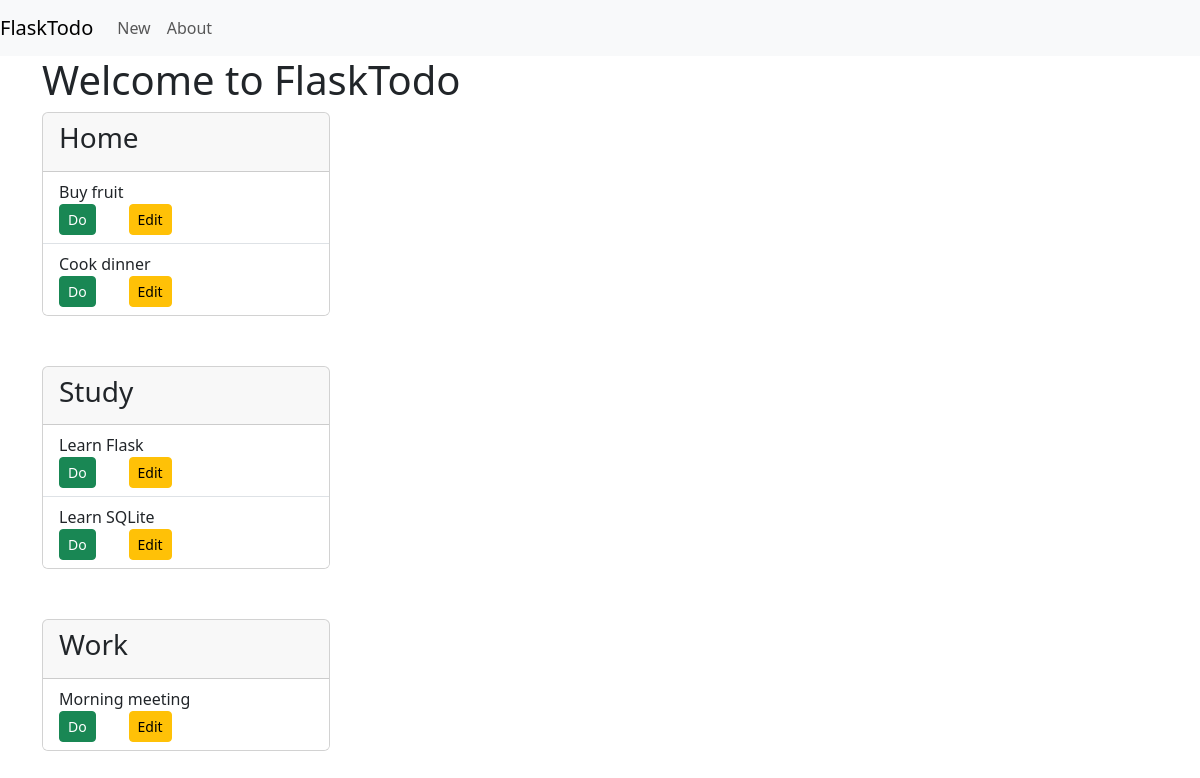
The page /index on the database as committed earlier.
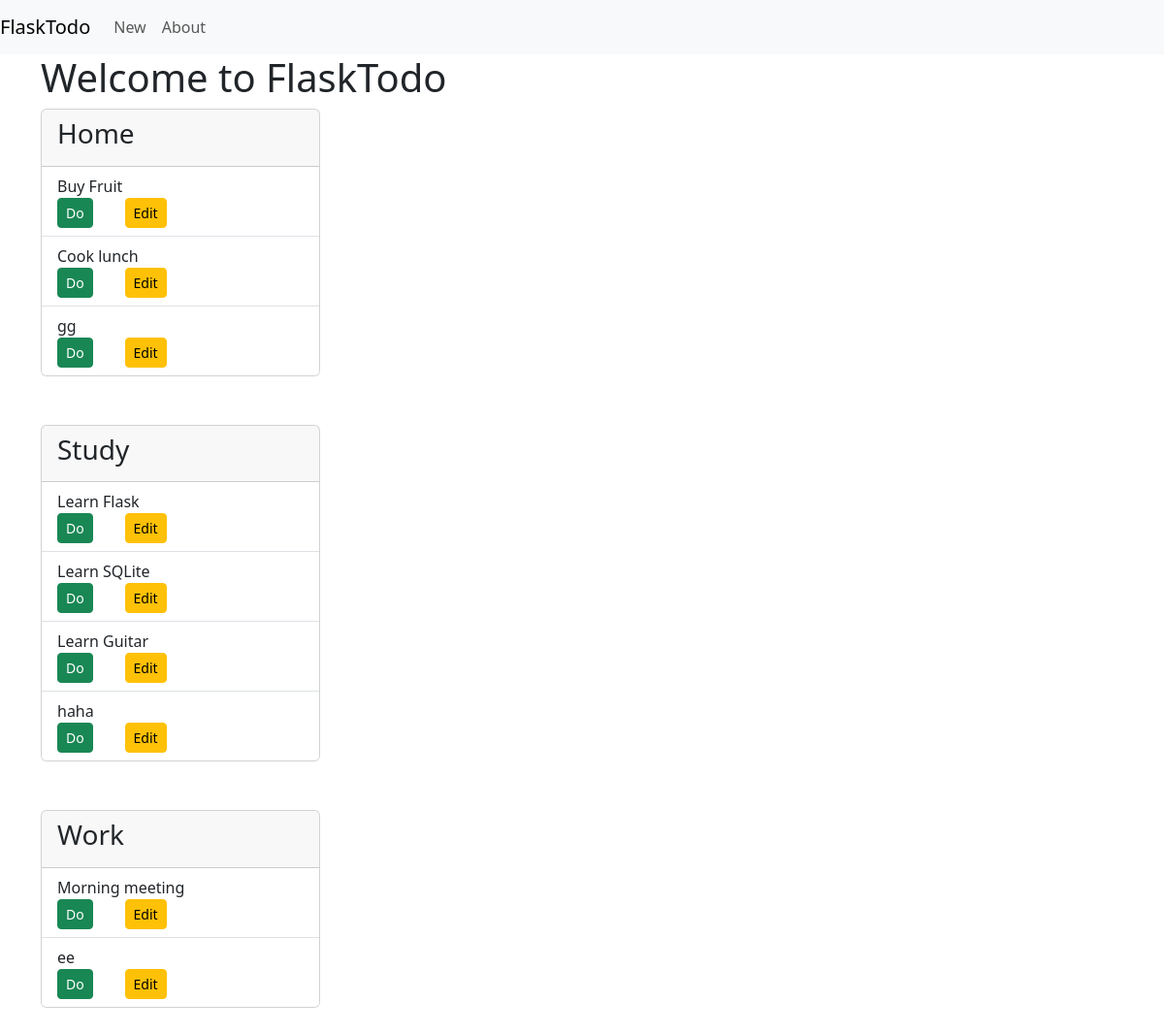
The same page on the database as committed later.
### tables this page shows
CREATE TABLE items (
    id INTEGER PRIMARY KEY AUTOINCREMENT,
    list_id INTEGER NOT NULL,
    created TIMESTAMP NOT NULL DEFAULT CURRENT_TIMESTAMP,
    content TEXT NOT NULL,
    done INTEGER NOT NULL DEFAULT 0,
    FOREIGN KEY (list_id) REFERENCES lists (id)
);

CREATE TABLE lists (
    id INTEGER PRIMARY KEY AUTOINCREMENT,
    created TIMESTAMP NOT NULL DEFAULT CURRENT_TIMESTAMP,
    title TEXT NOT NULL
);

### app.py (the view)
@app.route('/')
@app.route('/index')
def index():
    conn = get_db_connection()
    todos = conn.execute(
        'SELECT i.id, i.done, i.content, l.title FROM items i JOIN lists l ON i.list_id = l.id ORDER BY l.title;'
    ).fetchall()
    lists = {}
    for key, group in groupby(todos, key=lambda row: row['title']):
        lists[key] = list(group)
    conn.close()
    return render_template('index.html', lists=lists)

### app.py (called while the page is built)
def get_db_connection():
    conn = sqlite3.connect('database.db')
    conn.row_factory = sqlite3.Row
    return conn

### templates/index.html
{% extends 'base.html' %}
{% block content %}
    <h1>{% block title %} Welcome to FlaskTodo {% endblock %}</h1>
    {% for list, items in lists.items() %}
        <div class="card" style="width: 18rem; margin-bottom: 50px;">
            <div class="card-header">
                <h3>{{ list }}</h3>
            </div>
            <ul class="list-group list-group-flush">
                {% for item in items %}
                    <li class="list-group-item" {% if item['done'] %}style="text-decoration: line-through;"{% endif %}>
                        {{ item['content'] }}
                        {% if not item['done'] %}
                            {% set URL = 'do' %}
                            {% set BUTTON = 'Do' %}
                        {% else %}
                            {% set URL = 'undo' %}
                            {% set BUTTON = 'Undo' %}
                        {% endif %}
                    <div class="row">
                        <div class="col-12 col-md-3">
                            <form action="{{ url_for(URL, id=item['id']) }}" method="post">
                                <input type="submit" value="{{ BUTTON }}" class="btn btn-success btn-sm">
                            </form>
                        </div>
                        <div class="col-md-3 col-12">
                            <a href="{{ url_for('edit', id = item['id']) }}" class="btn btn-warning btn-sm">
                                Edit
                            </a>
                        </div>
                    </div>
                    </li>
                {% endfor %}
            </ul>
        </div>
    {% endfor %}
{% endblock %}

### templates/base.html (shortened to what this page needs)
{% from 'bootstrap5/utils.html' import render_messages %}
<!doctype html>
<html lang="en">
    <head>
        {% block head %}
        {% block styles %}
            {{ bootstrap.load_css() }}
        {% endblock %}
        {% endblock %}
    </head>
    <body>
        <nav class="navbar navbar-expand-md navbar-light bg-light">
            <a class="navbar-brand" href="{{ url_for('index')}}">FlaskTodo</a>
            <div class="collapse navbar-collapse" id="navbarNav">
                <ul class="navbar-nav">
                    <li class="nav-item active">
                        <a class="nav-link" href="{{ url_for('create') }}">New</a>
                    </li>
                    <li class="nav-item active">
                    <a class="nav-link" href="#">About</a>
                </li>
                </ul>
            </div>
        </nav>
        <div class="container">
            {% block content %} {% endblock %}
        </div>
    </body>
</html>

Rows that differ between the two databases and show on the page:
changed items "Home": content "Buy fruit" → "Buy Fruit"
changed items: content "Cook dinner" → "Cook lunch"
added items: content "gg", shown under "Home"
added items: content "Learn Guitar", shown under "Study"
added items: content "haha", shown under "Study"
added items: content "ee", shown under "Work"
